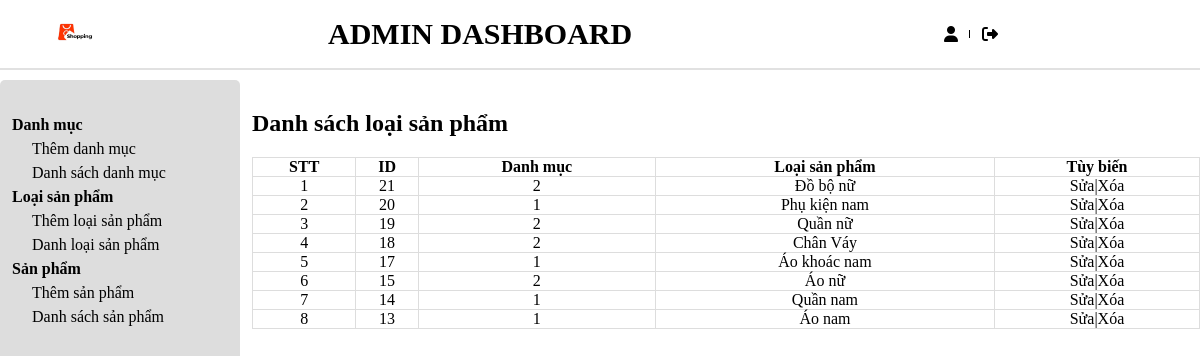
Screenshot of /admin/brandlist.php with the database file from the repository.
### tables this page shows
CREATE TABLE `tbl_brand` (
  `brand_id` int(11) NOT NULL,
  `category_id` int(11) NOT NULL,
  `brand_name` varchar(255) NOT NULL
);

### admin/database.php (called while the page is built, shortened)
<?php
Class Database {
    public $host = DB_HOST;
    public $user = DB_USER;
    public $pass = DB_PASS;
    public $dbname = DB_NAME;
    public $link;
private function connectDB(){
    $this->link = new mysqli($this->host, $this->user, $this->pass, $this->dbname);
}
public function select($query){
    $result = $this->link->query($query) or die($this->link->error.__LINE__);
    if($result->num_rows > 0){
        return $result;
    } else {
        return false;
    }
}
}
?>

### admin/class/brand_class.php (called while the page is built, shortened)
<?php
include "database.php";
?>
<?php
class brand {
    private $db;
    public function __construct() {
        $this -> db = new Database();
    }
    public function show_brand(){
        $query = "SELECT * FROM tbl_brand ORDER BY brand_id DESC";
        $result = $this -> db -> select($query);
        return $result;
    }
}
?>

### admin/brandlist.php (the view)
<?php
include "header.php";
include "slider.php";
include "class/brand_class.php";
?>
<?php
$brand = new brand;
$show_brand = $brand -> show_brand();
?>
<div class="admin-content-right">
            <div class="admin-content-right-category_list">
                <h1>Danh sách loại sản phẩm</h1>
                <table>
                    <tr>
                        <th>STT</th>
                        <th>ID</th>
                        <th>Danh mục</th>
                        <th>Loại sản phẩm</th>
                        <th>Tùy biến</th>
                    </tr>
                    <?php
                    if($show_brand){$i=0;
                        while($result = $show_brand->fetch_assoc()) {$i++;
                    ?>
                    <tr>
                        <td><?php echo $i ?></td>
                        <td><?php echo $result['brand_id'] ?></td>
                        <td><?php echo $result['category_id'] ?></td>
                        <td><?php echo $result['brand_name'] ?></td>
                        <td><a href="brandedit.php?brand_id=<?php echo $result['brand_id'] ?>">Sửa</a>|<a href="branddelete.php?brand_id=<?php echo $result['brand_id'] ?>">Xóa</a></td>
                    </tr>
                    <?php
                    }
                }
                    ?>
                </table>
            </div>
</div>
    </section>
</body>
</html>

### admin/style.css (style rules this page uses)
* { margin: 0; padding: 0; box-sizing: border-box; color: black; outline: none; }
a { text-decoration: none; }
.admin-content-right { width: 80%; padding: 30px 0 0 12px; }
.admin-content-right-category_list table { width: 100%; text-align: center; margin-top: 20px; }
.admin-content-right-category_list table tr th,td { border: 1px solid #dddddd; }
table { border-collapse: collapse; }

### rows the page displays
tbl_brand: brand_id "21", category "2", brand_name "Đồ bộ nữ"
tbl_brand: brand_id "20", category "1", brand_name "Phụ kiện nam"
tbl_brand: brand_id "19", category "2", brand_name "Quần nữ"
tbl_brand: brand_id "18", category "2", brand_name "Chân Váy"
tbl_brand: brand_id "17", category "1", brand_name "Áo khoác nam"
tbl_brand: brand_id "15", category "2", brand_name "Áo nữ"
tbl_brand: brand_id "14", category "1", brand_name "Quần nam"
tbl_brand: brand_id "13", category "1", brand_name "Áo nam"
